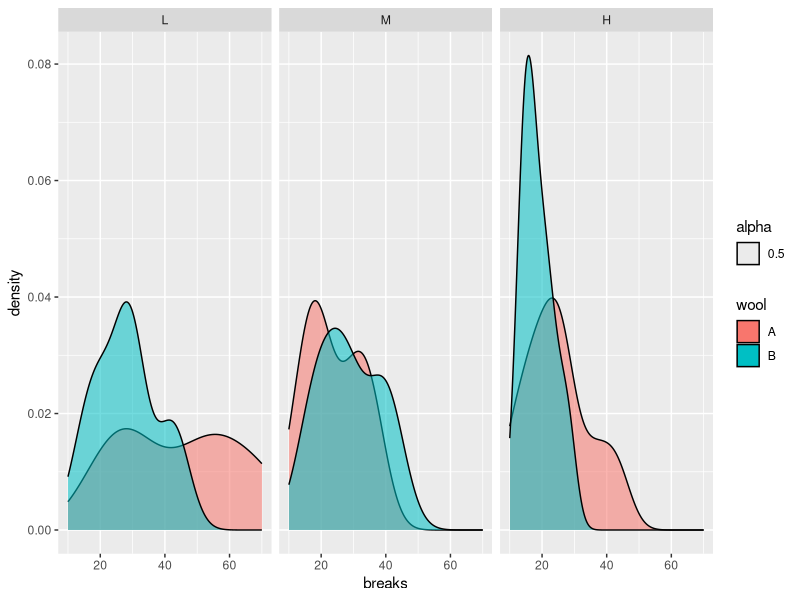

This figure's R source:
## ---- chunk 1
knitr::opts_chunk$set(echo = TRUE)
library(ggplot2)
library(dplyr)
library(magrittr)
## ---- chunk 2
library(datasets)
data=warpbreaks
## ---- chunk 3
ggplot(data,aes(x=breaks, fill= wool,alpha=0.5)) + geom_density() + facet_wrap(~tension)
## ---- chunk 4
g1 = data %>% dplyr::filter(wool=="A" & tension=="L")
g2 = data %>% dplyr::filter(wool=="A" & tension=="M")
g3 = data %>% dplyr::filter(wool=="A" & tension=="H")
g4 = data %>% dplyr::filter(wool=="B" & tension=="L")
g5 = data %>% dplyr::filter(wool=="B" & tension=="M")
g6 = data %>% dplyr::filter(wool=="B" & tension=="H")
## ---- chunk 5
n1=nrow(g1)
sy1=sum(g1$breaks)
mu1=mean(g1$breaks)

n2=nrow(g2)
sy2=sum(g2$breaks)
mu2=mean(g2$breaks)

n3=nrow(g3)
sy3=sum(g3$breaks)
mu3=mean(g3$breaks)
  
n4=nrow(g4)
sy4=sum(g4$breaks)
mu4=mean(g4$breaks)

n5=nrow(g5)
sy5=sum(g5$breaks)
mu5=mean(g5$breaks)

n6=nrow(g6)
sy6=sum(g6$breaks)
mu6=mean(g6$breaks)
## ---- chunk 6
a=5
b=5.2

posterior_mean=function(sy,n){
  return((a+sy)/(b+n))
}


posterior_mode=function(sy,n){
  return((a+sy-1)/(b+n))
}

#posterior mean for group A-L
posterior_mean(sy1,n1)

#posterior mode for group A-M
posterior_mode(sy2,n2)


#CI 95% for group A-M
qgamma(c(0.025,0.975),a+sy1,b+n2)
## ---- chunk 7
modea <- function(x) {
   return(as.numeric(names(which.max(table(x)))))
}

a1=modea(g1$breaks)
a2=modea(g2$breaks)
a3=modea(g3$breaks)
a4=modea(g4$breaks)
a5=modea(g5$breaks)
a6=modea(g6$breaks)

vector=c(a1,a2,a3,a4,a5,a6)
mean(vector)

